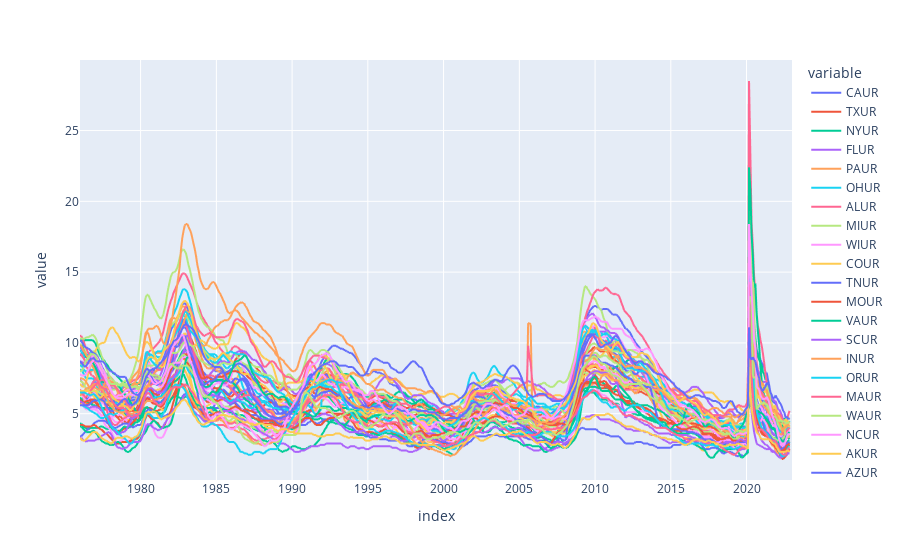

Write notebook code for a chart like this one.
### Markdown cell above
## **Data Profiling (Pre-modeling)**

### Code cell
#plot states unemployment rates
df_viz = df[ur_cols]
px.line(df_viz)

### Figure 1 — Plotly figure (JSON) as saved in the notebook; plotly's stock layout.template omitted (floating-point values rounded to 4 significant figures; data arrays with more than 128 entries replaced by an {"elided": "..."} marker saying what was removed)
{"data": [{"hovertemplate": "variable=CAUR<br>index=%{x}<br>value=%{y}<extra></extra>", "legendgroup": "CAUR", "line": {"color": "#636efa", "dash": "solid"}, "marker": {"symbol": "circle"}, "mode": "lines", "name": "CAUR", "showlegend": true, "type": "scattergl", "x": {"elided": "565 str values"}, "xaxis": "x", "y": {"elided": "565 float values"}, "yaxis": "y"}, {"hovertemplate": "variable=TXUR<br>index=%{x}<br>value=%{y}<extra></extra>", "legendgroup": "TXUR", "line": {"color": "#EF553B", "dash": "solid"}, "marker": {"symbol": "circle"}, "mode": "lines", "name": "TXUR", "showlegend": true, "type": "scattergl", "x": {"elided": "565 str values"}, "xaxis": "x", "y": {"elided": "565 float values"}, "yaxis": "y"}, {"hovertemplate": "variable=NYUR<br>index=%{x}<br>value=%{y}<extra></extra>", "legendgroup": "NYUR", "line": {"color": "#00cc96", "dash": "solid"}, "marker": {"symbol": "circle"}, "mode": "lines", "name": "NYUR", "showlegend": true, "type": "scattergl", "x": {"elided": "565 str values"}, "xaxis": "x", "y": {"elided": "565 float values"}, "yaxis": "y"}, {"hovertemplate": "variable=FLUR<br>index=%{x}<br>value=%{y}<extra></extra>", "legendgroup": "FLUR", "line": {"color": "#ab63fa", "dash": "solid"}, "marker": {"symbol": "circle"}, "mode": "lines", "name": "FLUR", "showlegend": true, "type": "scattergl", "x": {"elided": "565 str values"}, "xaxis": "x", "y": {"elided": "565 float values"}, "yaxis": "y"}, {"hovertemplate": "variable=PAUR<br>index=%{x}<br>value=%{y}<extra></extra>", "legendgroup": "PAUR", "line": {"color": "#FFA15A", "dash": "solid"}, "marker": {"symbol": "circle"}, "mode": "lines", "name": "PAUR", "showlegend": true, "type": "scattergl", "x": {"elided": "565 str values"}, "xaxis": "x", "y": {"elided": "565 float values"}, "yaxis": "y"}, {"hovertemplate": "variable=OHUR<br>index=%{x}<br>value=%{y}<extra></extra>", "legendgroup": "OHUR", "line": {"color": "#19d3f3", "dash": "solid"}, "marker": {"symbol": "circle"}, "mode": "lines", "name": "OHUR", "showlegend": true, "type": "scattergl", "x": {"elided": "565 str values"}, "xaxis": "x", "y": {"elided": "565 float values"}, "yaxis": "y"}, {"hovertemplate": "variable=ALUR<br>index=%{x}<br>value=%{y}<extra></extra>", "legendgroup": "ALUR", "line": {"color": "#FF6692", "dash": "solid"}, "marker": {"symbol": "circle"}, "mode": "lines", "name": "ALUR", "showlegend": true, "type": "scattergl", "x": {"elided": "565 str values"}, "xaxis": "x", "y": {"elided": "565 float values"}, "yaxis": "y"}, {"hovertemplate": "variable=MIUR<br>index=%{x}<br>value=%{y}<extra></extra>", "legendgroup": "MIUR", "line": {"color": "#B6E880", "dash": "solid"}, "marker": {"symbol": "circle"}, "mode": "lines", "name": "MIUR", "showlegend": true, "type": "scattergl", "x": {"elided": "565 str values"}, "xaxis": "x", "y": {"elided": "565 float values"}, "yaxis": "y"}, {"hovertemplate": "variable=WIUR<br>index=%{x}<br>value=%{y}<extra></extra>", "legendgroup": "WIUR", "line": {"color": "#FF97FF", "dash": "solid"}, "marker": {"symbol": "circle"}, "mode": "lines", "name": "WIUR", "showlegend": true, "type": "scattergl", "x": {"elided": "565 str values"}, "xaxis": "x", "y": {"elided": "565 float values"}, "yaxis": "y"}, {"hovertemplate": "variable=COUR<br>index=%{x}<br>value=%{y}<extra></extra>", "legendgroup": "COUR", "line": {"color": "#FECB52", "dash": "solid"}, "marker": {"symbol": "circle"}, "mode": "lines", "name": "COUR", "showlegend": true, "type": "scattergl", "x": {"elided": "565 str values"}, "xaxis": "x", "y": {"elided": "565 float values"}, "yaxis": "y"}, {"hovertemplate": "variable=TNUR<br>index=%{x}<br>value=%{y}<extra></extra>", "legendgroup": "TNUR", "line": {"color": "#636efa", "dash": "solid"}, "marker": {"symbol": "circle"}, "mode": "lines", "name": "TNUR", "showlegend": true, "type": "scattergl", "x": {"elided": "565 str values"}, "xaxis": "x", "y": {"elided": "565 float values"}, "yaxis": "y"}, {"hovertemplate": "variable=MOUR<br>index=%{x}<br>value=%{y}<extra></extra>", "legendgroup": "MOUR", "line": {"color": "#EF553B", "dash": "solid"}, "marker": {"symbol": "circle"}, "mode": "lines", "name": "MOUR", "showlegend": true, "type": "scattergl", "x": {"elided": "565 str values"}, "xaxis": "x", "y": {"elided": "565 float values"}, "yaxis": "y"}, {"hovertemplate": "variable=VAUR<br>index=%{x}<br>value=%{y}<extra></extra>", "legendgroup": "VAUR", "line": {"color": "#00cc96", "dash": "solid"}, "marker": {"symbol": "circle"}, "mode": "lines", "name": "VAUR", "showlegend": true, "type": "scattergl", "x": {"elided": "565 str values"}, "xaxis": "x", "y": {"elided": "565 float values"}, "yaxis": "y"}, {"hovertemplate": "variable=SCUR<br>index=%{x}<br>value=%{y}<extra></extra>", "legendgroup": "SCUR", "line": {"color": "#ab63fa", "dash": "solid"}, "marker": {"symbol": "circle"}, "mode": "lines", "name": "SCUR", "showlegend": true, "type": "scattergl", "x": {"elided": "565 str values"}, "xaxis": "x", "y": {"elided": "565 float values"}, "yaxis": "y"}, {"hovertemplate": "variable=INUR<br>index=%{x}<br>value=%{y}<extra></extra>", "legendgroup": "INUR", "line": {"color": "#FFA15A", "dash": "solid"}, "marker": {"symbol": "circle"}, "mode": "lines", "name": "INUR", "showlegend": true, "type": "scattergl", "x": {"elided": "565 str values"}, "xaxis": "x", "y": {"elided": "565 float values"}, "yaxis": "y"}, {"hovertemplate": "variable=ORUR<br>index=%{x}<br>value=%{y}<extra></extra>", "legendgroup": "ORUR", "line": {"color": "#19d3f3", "dash": "solid"}, "marker": {"symbol": "circle"}, "mode": "lines", "name": "ORUR", "showlegend": true, "type": "scattergl", "x": {"elided": "565 str values"}, "xaxis": "x", "y": {"elided": "565 float values"}, "yaxis": "y"}, {"hovertemplate": "variable=MAUR<br>index=%{x}<br>value=%{y}<extra></extra>", "legendgroup": "MAUR", "line": {"color": "#FF6692", "dash": "solid"}, "marker": {"symbol": "circle"}, "mode": "lines", "name": "MAUR", "showlegend": true, "type": "scattergl", "x": {"elided": "565 str values"}, "xaxis": "x", "y": {"elided": "565 float values"}, "yaxis": "y"}, {"hovertemplate": "variable=WAUR<br>index=%{x}<br>value=%{y}<extra></extra>", "legendgroup": "WAUR", "line": {"color": "#B6E880", "dash": "solid"}, "marker": {"symbol": "circle"}, "mode": "lines", "name": "WAUR", "showlegend": true, "type": "scattergl", "x": {"elided": "565 str values"}, "xaxis": "x", "y": {"elided": "565 float values"}, "yaxis": "y"}, {"hovertemplate": "variable=NCUR<br>index=%{x}<br>value=%{y}<extra></extra>", "legendgroup": "NCUR", "line": {"color": "#FF97FF", "dash": "solid"}, "marker": {"symbol": "circle"}, "mode": "lines", "name": "NCUR", "showlegend": true, "type": "scattergl", "x": {"elided": "565 str values"}, "xaxis": "x", "y": {"elided": "565 float values"}, "yaxis": "y"}, {"hovertemplate": "variable=AKUR<br>index=%{x}<br>value=%{y}<extra></extra>", "legendgroup": "AKUR", "line": {"color": "#FECB52", "dash": "solid"}, "marker": {"symbol": "circle"}, "mode": "lines", "name": "AKUR", "showlegend": true, "type": "scattergl", "x": {"elided": "565 str values"}, "xaxis": "x", "y": {"elided": "565 float values"}, "yaxis": "y"}, {"hovertemplate": "variable=AZUR<br>index=%{x}<br>value=%{y}<extra></extra>", "legendgroup": "AZUR", "line": {"color": "#636efa", "dash": "solid"}, "marker": {"symbol": "circle"}, "mode": "lines", "name": "AZUR", "showlegend": true, "type": "scattergl", "x": {"elided": "565 str values"}, "xaxis": "x", "y": {"elided": "565 float values"}, "yaxis": "y"}, {"hovertemplate": "variable=MNUR<br>index=%{x}<br>value=%{y}<extra></extra>", "legendgroup": "MNUR", "line": {"color": "#EF553B", "dash": "solid"}, "marker": {"symbol": "circle"}, "mode": "lines", "name": "MNUR", "showlegend": true, "type": "scattergl", "x": {"elided": "565 str values"}, "xaxis": "x", "y": {"elided": "565 float values"}, "yaxis": "y"}, {"hovertemplate": "variable=IAUR<br>index=%{x}<br>value=%{y}<extra></extra>", "legendgroup": "IAUR", "line": {"color": "#00cc96", "dash": "solid"}, "marker": {"symbol": "circle"}, "mode": "lines", "name": "IAUR", "showlegend": true, "type": "scattergl", "x": {"elided": "565 str values"}, "xaxis": "x", "y": {"elided": "565 float values"}, "yaxis": "y"}, {"hovertemplate": "variable=NMUR<br>index=%{x}<br>value=%{y}<extra></extra>", "legendgroup": "NMUR", "line": {"color": "#ab63fa", "dash": "solid"}, "marker": {"symbol": "circle"}, "mode": "lines", "name": "NMUR", "showlegend": true, "type": "scattergl", "x": {"elided": "565 str values"}, "xaxis": "x", "y": {"elided": "565 float values"}, "yaxis": "y"}, {"hovertemplate": "variable=WVUR<br>index=%{x}<br>value=%{y}<extra></extra>", "legendgroup": "WVUR", "line": {"color": "#FFA15A", "dash": "solid"}, "marker": {"symbol": "circle"}, "mode": "lines", "name": "WVUR", "showlegend": true, "type": "scattergl", "x": {"elided": "565 str values"}, "xaxis": "x", "y": {"elided": "565 float values"}, "yaxis": "y"}, {"hovertemplate": "variable=GAUR<br>index=%{x}<br>value=%{y}<extra></extra>", "legendgroup": "GAUR", "line": {"color": "#19d3f3", "dash": "solid"}, "marker": {"symbol": "circle"}, "mode": "lines", "name": "GAUR", "showlegend": true, "type": "scattergl", "x": {"elided": "565 str values"}, "xaxis": "x", "y": {"elided": "565 float values"}, "yaxis": "y"}, {"hovertemplate": "variable=NVUR<br>index=%{x}<br>value=%{y}<extra></extra>", "legendgroup": "NVUR", "line": {"color": "#FF6692", "dash": "solid"}, "marker": {"symbol": "circle"}, "mode": "lines", "name": "NVUR", "showlegend": true, "type": "scattergl", "x": {"elided": "565 str values"}, "xaxis": "x", "y": {"elided": "565 float values"}, "yaxis": "y"}, {"hovertemplate": "variable=ARUR<br>index=%{x}<br>value=%{y}<extra></extra>", "legendgroup": "ARUR", "line": {"color": "#B6E880", "dash": "solid"}, "marker": {"symbol": "circle"}, "mode": "lines", "name": "ARUR", "showlegend": true, "type": "scattergl", "x": {"elided": "565 str values"}, "xaxis": "x", "y": {"elided": "565 float values"}, "yaxis": "y"}, {"hovertemplate": "variable=OKUR<br>index=%{x}<br>value=%{y}<extra></extra>", "legendgroup": "OKUR", "line": {"color": "#FF97FF", "dash": "solid"}, "marker": {"symbol": "circle"}, "mode": "lines", "name": "OKUR", "showlegend": true, "type": "scattergl", "x": {"elided": "565 str values"}, "xaxis": "x", "y": {"elided": "565 float values"}, "yaxis": "y"}, {"hovertemplate": "variable=MDUR<br>index=%{x}<br>value=%{y}<extra></extra>", "legendgroup": "MDUR", "line": {"color": "#FECB52", "dash": "solid"}, "marker": {"symbol": "circle"}, "mode": "lines", "name": "MDUR", "showlegend": true, "type": "scattergl", "x": {"elided": "565 str values"}, "xaxis": "x", "y": {"elided": "565 float values"}, "yaxis": "y"}, {"hovertemplate": "variable=NDUR<br>index=%{x}<br>value=%{y}<extra></extra>", "legendgroup": "NDUR", "line": {"color": "#636efa", "dash": "solid"}, "marker": {"symbol": "circle"}, "mode": "lines", "name": "NDUR", "showlegend": true, "type": "scattergl", "x": {"elided": "565 str values"}, "xaxis": "x", "y": {"elided": "565 float values"}, "yaxis": "y"}, {"hovertemplate": "variable=MTUR<br>index=%{x}<br>value=%{y}<extra></extra>", "legendgroup": "MTUR", "line": {"color": "#EF553B", "dash": "solid"}, "marker": {"symbol": "circle"}, "mode": "lines", "name": "MTUR", "showlegend": true, "type": "scattergl", "x": {"elided": "565 str values"}, "xaxis": "x", "y": {"elided": "565 float values"}, "yaxis": "y"}, {"hovertemplate": "variable=HIUR<br>index=%{x}<br>value=%{y}<extra></extra>", "legendgroup": "HIUR", "line": {"color": "#00cc96", "dash": "solid"}, "marker": {"symbol": "circle"}, "mode": "lines", "name": "HIUR", "showlegend": true, "type": "scattergl", "x": {"elided": "565 str values"}, "xaxis": "x", "y": {"elided": "565 float values"}, "yaxis": "y"}, {"hovertemplate": "variable=UTUR<br>index=%{x}<br>value=%{y}<extra></extra>", "legendgroup": "UTUR", "line": {"color": "#ab63fa", "dash": "solid"}, "marker": {"symbol": "circle"}, "mode": "lines", "name": "UTUR", "showlegend": true, "type": "scattergl", "x": {"elided": "565 str values"}, "xaxis": "x", "y": {"elided": "565 float values"}, "yaxis": "y"}, {"hovertemplate": "variable=LAUR<br>index=%{x}<br>value=%{y}<extra></extra>", "legendgroup": "LAUR", "line": {"color": "#FFA15A", "dash": "solid"}, "marker": {"symbol": "circle"}, "mode": "lines", "name": "LAUR", "showlegend": true, "type": "scattergl", "x": {"elided": "565 str values"}, "xaxis": "x", "y": {"elided": "565 float values"}, "yaxis": "y"}, {"hovertemplate": "variable=KYUR<br>index=%{x}<br>value=%{y}<extra></extra>", "legendgroup": "KYUR", "line": {"color": "#19d3f3", "dash": "solid"}, "marker": {"symbol": "circle"}, "mode": "lines", "name": "KYUR", "showlegend": true, "type": "scattergl", "x": {"elided": "565 str values"}, "xaxis": "x", "y": {"elided": "565 float values"}, "yaxis": "y"}, {"hovertemplate": "variable=MSUR<br>index=%{x}<br>value=%{y}<extra></extra>", "legendgroup": "MSUR", "line": {"color": "#FF6692", "dash": "solid"}, "marker": {"symbol": "circle"}, "mode": "lines", "name": "MSUR", "showlegend": true, "type": "scattergl", "x": {"elided": "565 str values"}, "xaxis": "x", "y": {"elided": "565 float values"}, "yaxis": "y"}, {"hovertemplate": "variable=NJUR<br>index=%{x}<br>value=%{y}<extra></extra>", "legendgroup": "NJUR", "line": {"color": "#B6E880", "dash": "solid"}, "marker": {"symbol": "circle"}, "mode": "lines", "name": "NJUR", "showlegend": true, "type": "scattergl", "x": {"elided": "565 str values"}, "xaxis": "x", "y": {"elided": "565 float values"}, "yaxis": "y"}, {"hovertemplate": "variable=MEUR<br>index=%{x}<br>value=%{y}<extra></extra>", "legendgroup": "MEUR", "line": {"color": "#FF97FF", "dash": "solid"}, "marker": {"symbol": "circle"}, "mode": "lines", "name": "MEUR", "showlegend": true, "type": "scattergl", "x": {"elided": "565 str values"}, "xaxis": "x", "y": {"elided": "565 float values"}, "yaxis": "y"}, {"hovertemplate": "variable=ILUR<br>index=%{x}<br>value=%{y}<extra></extra>", "legendgroup": "ILUR", "line": {"color": "#FECB52", "dash": "solid"}, "marker": {"symbol": "circle"}, "mode": "lines", "name": "ILUR", "showlegend": true, "type": "scattergl", "x": {"elided": "565 str values"}, "xaxis": "x", "y": {"elided": "565 float values"}, "yaxis": "y"}, {"hovertemplate": "variable=IDUR<br>index=%{x}<br>value=%{y}<extra></extra>", "legendgroup": "IDUR", "line": {"color": "#636efa", "dash": "solid"}, "marker": {"symbol": "circle"}, "mode": "lines", "name": "IDUR", "showlegend": true, "type": "scattergl", "x": {"elided": "565 str values"}, "xaxis": "x", "y": {"elided": "565 float values"}, "yaxis": "y"}, {"hovertemplate": "variable=KSUR<br>index=%{x}<br>value=%{y}<extra></extra>", "legendgroup": "KSUR", "line": {"color": "#EF553B", "dash": "solid"}, "marker": {"symbol": "circle"}, "mode": "lines", "name": "KSUR", "showlegend": true, "type": "scattergl", "x": {"elided": "565 str values"}, "xaxis": "x", "y": {"elided": "565 float values"}, "yaxis": "y"}, {"hovertemplate": "variable=WYUR<br>index=%{x}<br>value=%{y}<extra></extra>", "legendgroup": "WYUR", "line": {"color": "#00cc96", "dash": "solid"}, "marker": {"symbol": "circle"}, "mode": "lines", "name": "WYUR", "showlegend": true, "type": "scattergl", "x": {"elided": "565 str values"}, "xaxis": "x", "y": {"elided": "565 float values"}, "yaxis": "y"}, {"hovertemplate": "variable=NEUR<br>index=%{x}<br>value=%{y}<extra></extra>", "legendgroup": "NEUR", "line": {"color": "#ab63fa", "dash": "solid"}, "marker": {"symbol": "circle"}, "mode": "lines", "name": "NEUR", "showlegend": true, "type": "scattergl", "x": {"elided": "565 str values"}, "xaxis": "x", "y": {"elided": "565 float values"}, "yaxis": "y"}, {"hovertemplate": "variable=CTUR<br>index=%{x}<br>value=%{y}<extra></extra>", "legendgroup": "CTUR", "line": {"color": "#FFA15A", "dash": "solid"}, "marker": {"symbol": "circle"}, "mode": "lines", "name": "CTUR", "showlegend": true, "type": "scattergl", "x": {"elided": "565 str values"}, "xaxis": "x", "y": {"elided": "565 float values"}, "yaxis": "y"}, {"hovertemplate": "variable=NHUR<br>index=%{x}<br>value=%{y}<extra></extra>", "legendgroup": "NHUR", "line": {"color": "#19d3f3", "dash": "solid"}, "marker": {"symbol": "circle"}, "mode": "lines", "name": "NHUR", "showlegend": true, "type": "scattergl", "x": {"elided": "565 str values"}, "xaxis": "x", "y": {"elided": "565 float values"}, "yaxis": "y"}, {"hovertemplate": "variable=VTUR<br>index=%{x}<br>value=%{y}<extra></extra>", "legendgroup": "VTUR", "line": {"color": "#FF6692", "dash": "solid"}, "marker": {"symbol": "circle"}, "mode": "lines", "name": "VTUR", "showlegend": true, "type": "scattergl", "x": {"elided": "565 str values"}, "xaxis": "x", "y": {"elided": "565 float values"}, "yaxis": "y"}, {"hovertemplate": "variable=DEUR<br>index=%{x}<br>value=%{y}<extra></extra>", "legendgroup": "DEUR", "line": {"color": "#B6E880", "dash": "solid"}, "marker": {"symbol": "circle"}, "mode": "lines", "name": "DEUR", "showlegend": true, "type": "scattergl", "x": {"elided": "565 str values"}, "xaxis": "x", "y": {"elided": "565 float values"}, "yaxis": "y"}, {"hovertemplate": "variable=RIUR<br>index=%{x}<br>value=%{y}<extra></extra>", "legendgroup": "RIUR", "line": {"color": "#FF97FF", "dash": "solid"}, "marker": {"symbol": "circle"}, "mode": "lines", "name": "RIUR", "showlegend": true, "type": "scattergl", "x": {"elided": "565 str values"}, "xaxis": "x", "y": {"elided": "565 float values"}, "yaxis": "y"}, {"hovertemplate": "variable=SDUR<br>index=%{x}<br>value=%{y}<extra></extra>", "legendgroup": "SDUR", "line": {"color": "#FECB52", "dash": "solid"}, "marker": {"symbol": "circle"}, "mode": "lines", "name": "SDUR", "showlegend": true, "type": "scattergl", "x": {"elided": "565 str values"}, "xaxis": "x", "y": {"elided": "565 float values"}, "yaxis": "y"}, {"hovertemplate": "variable=DCUR<br>index=%{x}<br>value=%{y}<extra></extra>", "legendgroup": "DCUR", "line": {"color": "#636efa", "dash": "solid"}, "marker": {"symbol": "circle"}, "mode": "lines", "name": "DCUR", "showlegend": true, "type": "scattergl", "x": {"elided": "565 str values"}, "xaxis": "x", "y": {"elided": "565 float values"}, "yaxis": "y"}], "layout": {"legend": {"title": {"text": "variable"}, "tracegroupgap": 0}, "margin": {"t": 60}, "xaxis": {"anchor": "y", "domain": [0, 1], "title": {"text": "index"}}, "yaxis": {"anchor": "x", "domain": [0, 1], "title": {"text": "value"}}}}
